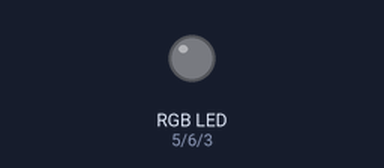
The sketch below on a simulated Arduino Uno, built with avr-gcc and run on an emulated ATmega328P. Parts: an RGB LED mixed from three pins (HIGH = lit).

Above: at 0.15 s.
At 7.66 s:
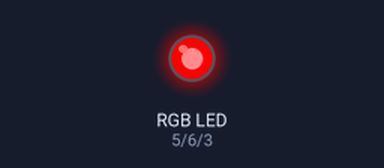
At 19.99 s:
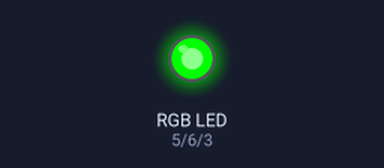
At 39.84 s:
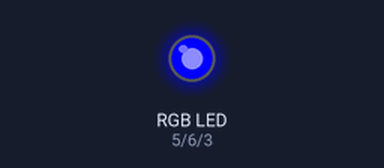
Timing chart, 0 to 40.0 s (numbered marks = the images above):
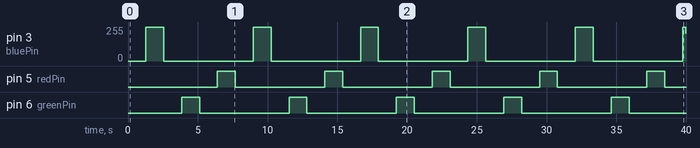

Measured:
- by itself, pin 3 (bluePin): 0/255 → 255/255 at 1.3 s, → 0/255 1.3 s later, → 255/255 6.4 s later, → 0/255 1.3 s later, … (12 changes in this stretch)
- by itself, pin 5 (redPin), pin 6 (greenPin): alternates HIGH for 1.3 s and LOW for 6.4 s

The sketch:

RGB_LED_Control.ino
```cpp
int greenPin= 6;
int redPin= 5;
int bluePin= 3;


void setup() {
  // put your setup code here, to run once:
  pinMode(greenPin, OUTPUT);
  pinMode(redPin, OUTPUT);
  pinMode(bluePin, OUTPUT);

}

void loop() {
  // put your main code here, to run repeatedly:

  fade(bluePin);
  fade(greenPin);
  fade(redPin);
}

void fade(int led)
{
  for(int i=0; i<=255;i++){
    analogWrite(led,i);
    delay(5);
  }
  for(int i=255; i>=0; i--){
    analogWrite(led,i);
    delay(5);
  }
}
```
